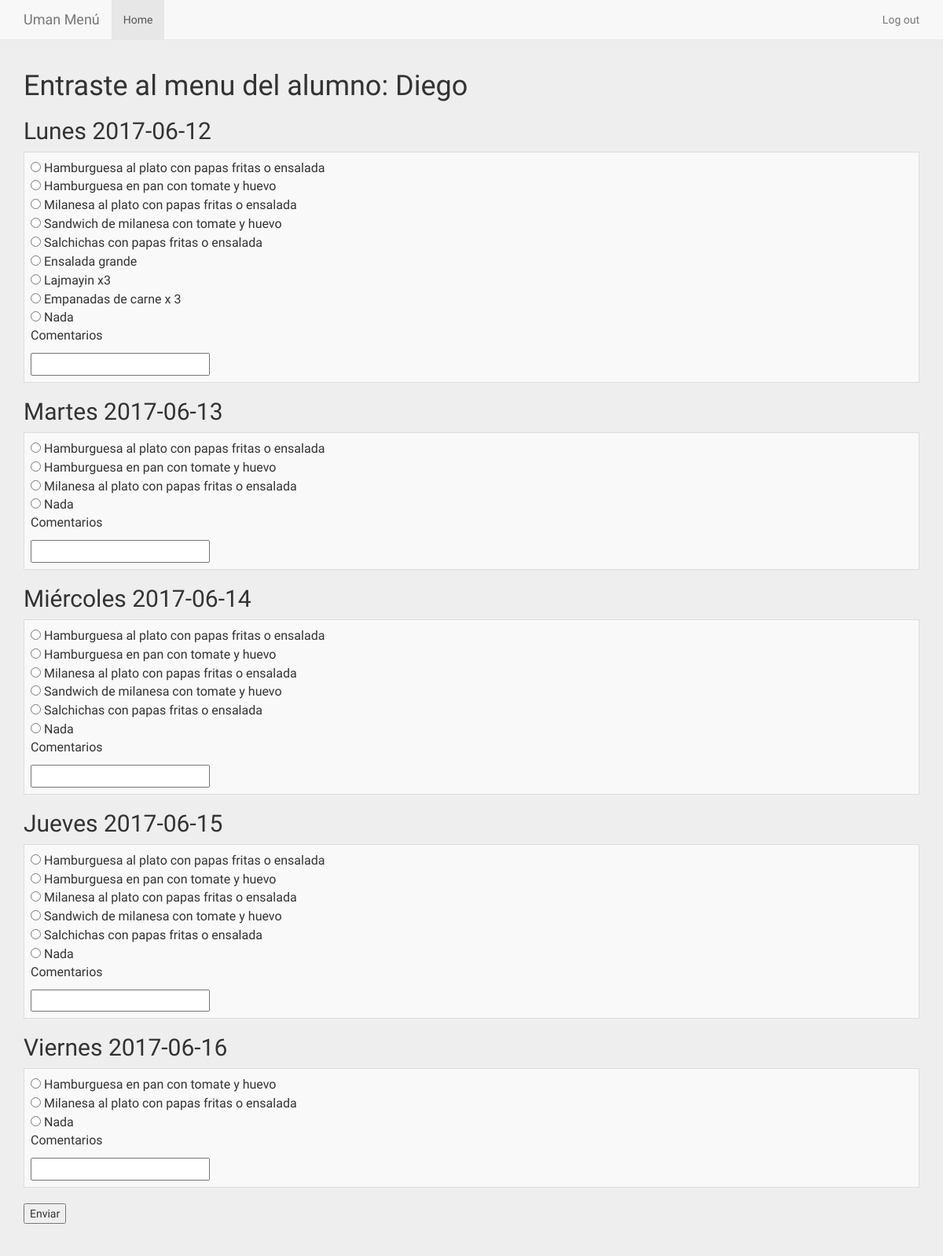
The app's page /est/index.php (signed in) with its own data.
### tables this page shows
CREATE TABLE `dia` (
  `fecha` date NOT NULL,
  `nombre_dia` text NOT NULL,
  `habilitado` tinyint(1) NOT NULL
);

CREATE TABLE `menu` (
  `id_menu` int(11) NOT NULL,
  `descripcion` varchar(500) NOT NULL
);

### est/index.php (the view, shortened to what this page needs)
<html lang="en">
  <head>
    <link href="../css/bootstrap.min.css" rel="stylesheet">
    <link href="../css/signin.css" rel="stylesheet">
    <link href="../css/indexEst.css" rel="stylesheet">
    <link href="../css/navbar-fixed-top.css" rel="stylesheet">
  </head>
  <body>
    <nav class="navbar navbar-default navbar-fixed-top">
      <div class="container">
        <div class="navbar-header">
          <a class="navbar-brand" href="#">Uman Menú</a>
        </div>
        <div id="navbar" class="navbar-collapse collapse">
          <ul class="nav navbar-nav">
            <li class="active"><a href="#">Home</a></li>
          </ul>
          <ul class="nav navbar-nav navbar-right">
          <li><a href="LogOut.php">Log out</a></li>
          </ul>
        </div>
      </div>
    </nav>
	<div class="container">
 <?php
include_once("../conexion.php");
if($_SESSION['id_tipo_usuario']==2)
{
  $sql = "SELECT * from dia where habilitado='1' and fecha not in(select fecha from pedido where id_usuario=".$_SESSION['id'].")";
  $rec = mysqli_query($con, $sql) or die(mysqli_error($con));
  $diasHabilitados = [];
  $count = 0;
  while ($row =  mysqli_fetch_array($rec))
  {
    $diasHabilitados[$count] = array($row['fecha'],$row['nombre_dia']);
    $count++;
  }
echo("<h1>Entraste al menu del alumno: ". $_SESSION['nombre']. "</h1>");
 echo("<form action=\"../est/enviar_datos.php\" method=\"POST\">");
  for ($i=0; $i < count($diasHabilitados); $i++) {
     echo("<table class=\"table table-striped table table-bordered\" name=\"".$diasHabilitados[$i][0]."\">");
  echo ("<h2>".$diasHabilitados[$i][1]." ".$diasHabilitados[$i][0]."</h2>");
  echo "<tr>";
  echo "<td>";
 $sql= "
SELECT * FROM `menu` join `dia-menu` on menu.id_menu=`dia-menu`.`id_menu`
WHERE `dia-menu`.`fecha`='".$diasHabilitados[$i][0]."'";
$rec = mysqli_query($con, $sql);
$menues =[];
$count = 0;
  while ($row =  mysqli_fetch_array($rec))
  {
    $menues[$count] = array($row['id_menu'],$row['descripcion']);
    $count++;
  }
if(!empty($menues))
{
    for($y=0;$y<count($menues);$y++)
      {
        echo ("<input type="."radio"." name=".$diasHabilitados[$i][0]." value=\"".$menues[$y][0]."\"/> ".$menues[$y][1]."</br>");
      }
      echo "<input type="."radio"." name=".$diasHabilitados[$i][0]." value=\""."9999"."\"/> "."Nada"."</br>";
   echo "<p>Comentarios</p>";
   echo "<input type="."text"." name="."comentario".$diasHabilitados[$i][0]." value=\"\" /> </br>";
}
   echo "</td>";
   echo "</tr>";
  echo " </table>";
}
echo("<input type=\"submit\"  value=\"Enviar\"/>");
  }
      else{
        echo("Usted no tiene permiso para entrar a esta área");
      }
?>
	</div>
  </body>
</html>

### css/signin.css (style rules this page uses)
body { padding-top: 40px; padding-bottom: 40px; background-color: #eee; }

### css/indexEst.css (style rules this page uses)
body { font-family: 'Indie Flower', cursive; }

### css/navbar-fixed-top.css (style rules this page uses)
body { min-height: 2000px; padding-top: 70px; }

### records on screen
dia: nombre_dia "Lunes", fecha "2017-06-12"
dia-menu: id_menu.descripcion "Hamburguesa al plato con papas fritas o ensalada"
dia-menu: id_menu.descripcion "Hamburguesa en pan con tomate y huevo"
dia-menu: id_menu.descripcion "Milanesa al plato con papas fritas o ensalada"
dia-menu: id_menu.descripcion "Sandwich de milanesa con tomate y huevo"
dia-menu: id_menu.descripcion "Salchichas con papas fritas o ensalada"
dia-menu: id_menu.descripcion "Ensalada grande"
dia-menu: id_menu.descripcion "Lajmayin x3"
dia-menu: id_menu.descripcion "Empanadas de carne x 3"
dia: nombre_dia "Martes", fecha "2017-06-13", y "Hamburguesa al plato con papas fritas o ensalada", y "Hamburguesa en pan con tomate y huevo", y "Milanesa al plato con papas fritas o ensalada"
dia: nombre_dia "Miércoles", fecha "2017-06-14", y "Hamburguesa al plato con papas fritas o ensalada", y "Hamburguesa en pan con tomate y huevo", y "Milanesa al plato con papas fritas o ensalada", y "Sandwich de milanesa con tomate y huevo", y "Salchichas con papas fritas o ensalada"
dia: nombre_dia "Jueves", fecha "2017-06-15", y "Hamburguesa al plato con papas fritas o ensalada", y "Hamburguesa en pan con tomate y huevo", y "Milanesa al plato con papas fritas o ensalada", y "Sandwich de milanesa con tomate y huevo", y "Salchichas con papas fritas o ensalada"
dia: nombre_dia "Viernes", fecha "2017-06-16", y "Hamburguesa en pan con tomate y huevo", y "Milanesa al plato con papas fritas o ensalada"

### other values on screen
$_SESSION['nombre'] "Diego"
